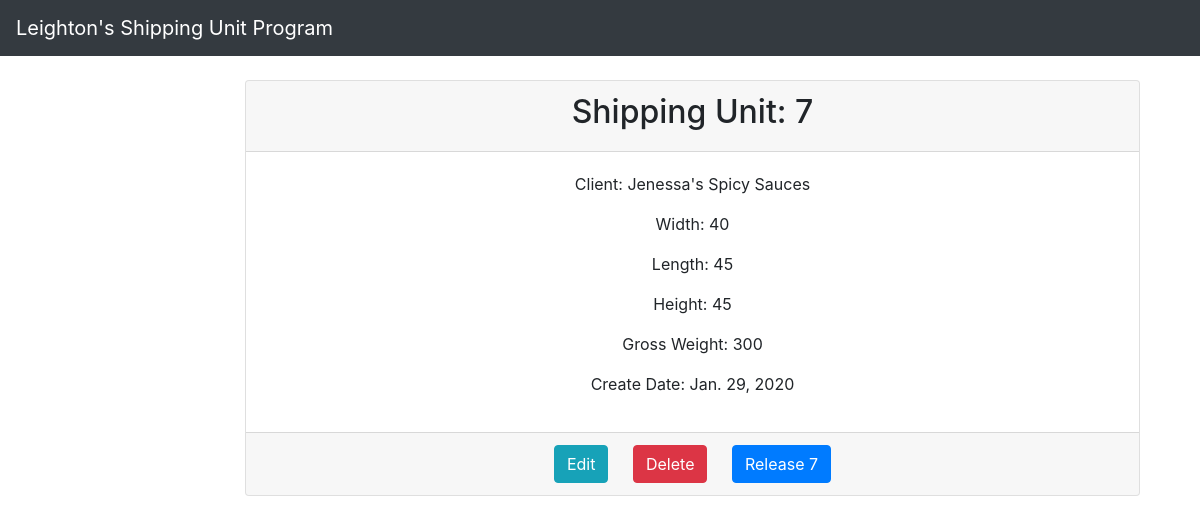
Screenshot of /units/7/ with the database file from the repository.
### units/models.py (models this page shows, shortened)
class Shipping_Units(models.Model):
    on_hand = models.AutoField(
        primary_key = True,
        editable = False,
    )
    client = models.CharField(max_length = 50)
    sub_client = models.CharField(max_length = 50, null = True, blank = True)
    width = models.PositiveIntegerField()
    length = models.PositiveIntegerField()
    height = models.PositiveIntegerField()
    gross_weight = models.PositiveIntegerField()
    purpose = models.CharField(max_length = 50)
    create_date = models.DateField(auto_now_add = True)
    release_date = models.DateField(null = True, blank = True)
    hawb = models.CharField(max_length = 50, null = True, blank = True)
    mawb = models.CharField(max_length = 50, null = True, blank = True)
    class Meta:
        ordering = ('release_date',)

### units/views.py (the view)
# urls.py: path('units/<int:pk>/', UnitDetailView.as_view(), name = 'unit_detail'),
class UnitDetailView(DetailView):
    model = Shipping_Units
    context_object_name = 'unit'
    template_name = 'units/unit_detail.html'

### templates/units/unit_detail.html (shortened to what this page needs)
{% extends 'base.html' %}
{% block content %}
<br>
<div class="card text-center">
    <div class="card-header">
        <h2>Shipping Unit: {{ unit.on_hand }}</h2>
    </div>
    <div class="card-body">
        <p>Client: {{ unit.client }}</p>
        <p>Width: {{ unit.width }}</p>
        <p>Length: {{ unit.length }}</p>
        <p>Height: {{ unit.height }}</p>
        <p>Gross Weight: {{ unit.gross_weight }}</p>
        <p>Create Date: {{ unit.create_date }}</p>
    </div>
    <div class="card-footer">
        <a href="{% url 'unit_edit' unit.pk %}" class="card-link btn btn-info">Edit</a>
        <a href="{% url 'unit_delete' unit.pk %}" class="card-link btn btn-danger">Delete</a>
        <a href="{% url 'unit_release' unit.pk %}" class="card-link btn btn-primary">Release {{ unit.on_hand }}</a>
    </div>
</div>
{% endblock content %}

### rows the page displays
Shipping_Units: on_hand "7", client "Jenessa's Spicy Sauces", width "40", length "45", height "45", gross_weight "300", create_date "Jan. 29, 2020"
